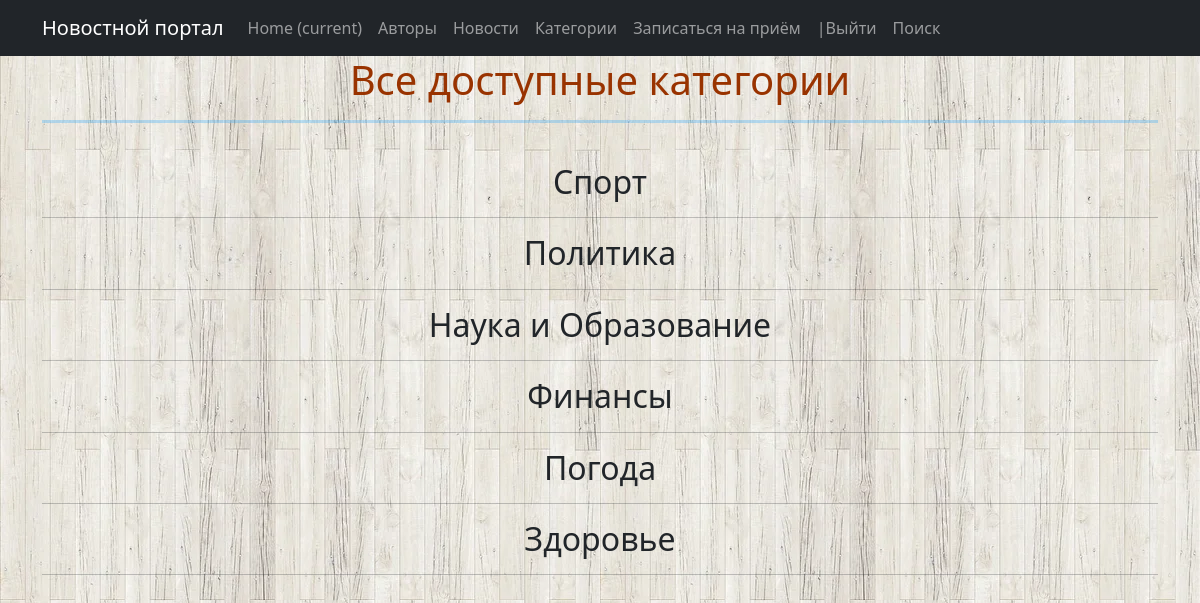
Page /authors/category/ on the committed database.
### news/models.py (models this page shows, shortened)
class Category(models.Model):
    name = models.CharField(max_length=64, unique=True)
    subscribers = models.ManyToManyField(User, )

### news/views.py (the view)
# urls.py: path('category/', CategoryList.as_view(), name='category'),
class CategoryList(ListView):
    model = Category
    template_name = 'category.html'
    queryset = Category.objects.all()
    context_object_name = 'Category'
    def get_filter(self):
        return CategoryFilter(self.request.GET, queryset=super().get_queryset())
    def get_queryset(self):
        return self.get_filter().qs
    def get_context_data(self, *args, **kwargs):
        context = super().get_context_data(**kwargs)
        context['category'] = Category.objects.all()
        context['filter'] = CategoryFilter(self.request.GET, queryset=self.get_queryset())
        return context

### news/templates/category.html (shortened to what this page needs)
{% extends 'flatpages/default.html' %}
{% block content %}
<h1><span style="color: #993300;">Все доступные категории</span></h1>
<hr size="5" style="color: #0099ff;"/>
<br>
{% if Category %}
{% for cat in Category %}
<tr>
    <td>
        <h2>{{ cat.name }}</h2>
        <hr/>
    </td>
</tr>
{% endfor %}
{% else %}
<h2>Категорий нет!</h2>
{% endif %}
{% endblock content %}

### rows in the picture
Category: name "Спорт"
Category: name "Политика"
Category: name "Наука и Образование"
Category: name "Финансы"
Category: name "Погода"
Category: name "Здоровье"
